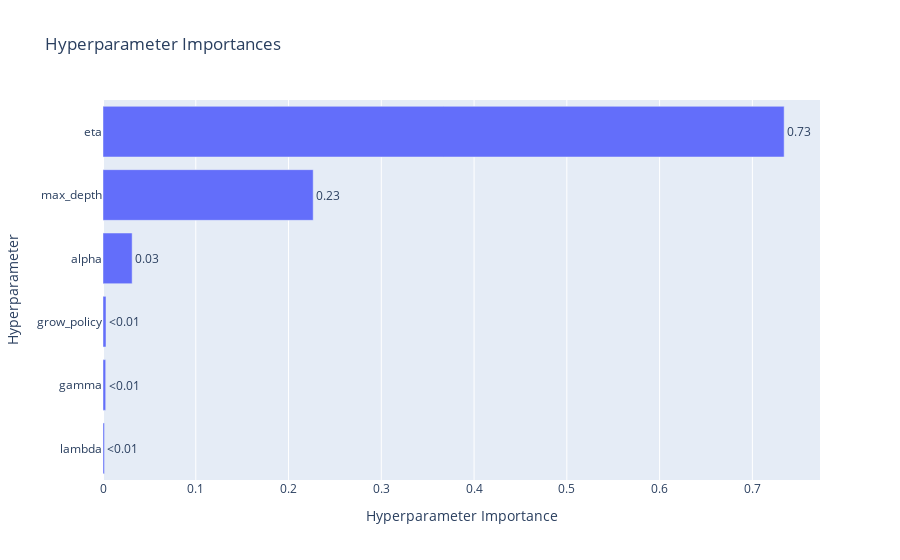

Write notebook code for a chart like this one.
### Code cell
vis.plot_param_importances(study)

### Figure 1 — Plotly figure (JSON) as saved in the notebook; plotly's stock layout.template omitted (floating-point values rounded to 4 significant figures)
{"data": [{"cliponaxis": false, "hovertemplate": ["lambda (FloatDistribution): 0.0015830379558308444<extra></extra>", "gamma (FloatDistribution): 0.0028944821677384393<extra></extra>", "grow_policy (CategoricalDistribution): 0.0032664121114980163<extra></extra>", "alpha (FloatDistribution): 0.031423128415331514<extra></extra>", "max_depth (IntDistribution): 0.22657645690221262<extra></extra>", "eta (FloatDistribution): 0.7342564824473885<extra></extra>"], "name": "Objective Value", "orientation": "h", "text": ["<0.01", "<0.01", "<0.01", "0.03", "0.23", "0.73"], "textposition": "outside", "type": "bar", "x": [0.001583, 0.002894, 0.003266, 0.03142, 0.2266, 0.7343], "y": ["lambda", "gamma", "grow_policy", "alpha", "max_depth", "eta"]}], "layout": {"title": {"text": "Hyperparameter Importances"}, "xaxis": {"title": {"text": "Hyperparameter Importance"}}, "yaxis": {"title": {"text": "Hyperparameter"}}}}
